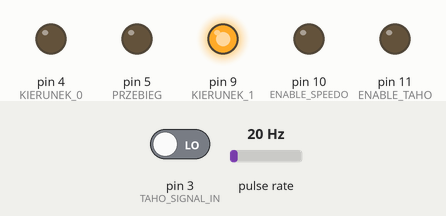
This sketch was run on a simulated Arduino Uno, built with avr-gcc and run on an emulated ATmega328P. Shown: output pins drawn as LEDs (lit = HIGH). Wiring (inferred from the names in the program): pulse sensor: data pin 2. Dashed ring = blinking. Inputs (shaded band) come from the test bench; at power-on: pulse rate 20 Hz, pin 3 (TAHO_SIGNAL_IN) LOW.

Above: at 7.4 s.
7.5 s: pulse rate (sensor on pin 2) set to 196 Hz
At 10.5 s:
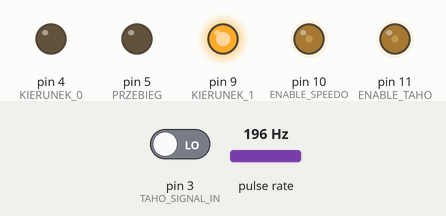
25.5 s: pin 3 (TAHO_SIGNAL_IN) driven HIGH
At 26.3 s:
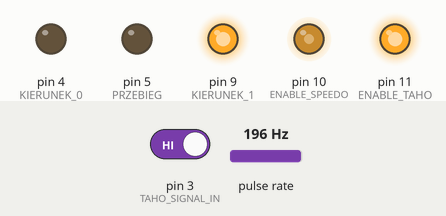
27.0 s: pulse rate (sensor on pin 2) set to 4 Hz
At 27.64 s:
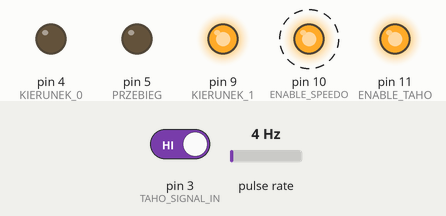
30.5 s: pulse rate (sensor on pin 2) set to 100 Hz
Timing chart, 0 to 33.2 s (numbered marks = the images above; inputs shaded):
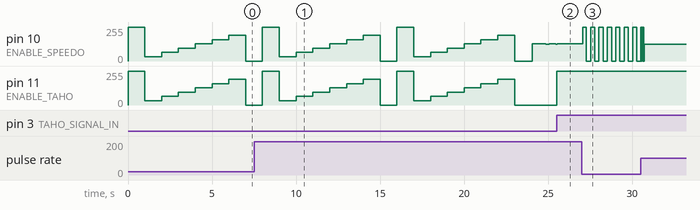

The sketch:

LUK_08_hall_test.ino
```cpp
int PRZEBIEG = 5;
int KIERUNEK_0 = 4;
int KIERUNEK_1 = 9;
int ENABLE_TAHO = 11;
int ENABLE_SPEEDO = 10;
int SPEEDO_SIGNAL_IN = 2;  //hall kmh
int TAHO_SIGNAL_IN = 3;    //hall rpm
//13 wbudowana dioda


void setup() {
  pinMode(PRZEBIEG, OUTPUT);
  pinMode(ENABLE_TAHO, OUTPUT);
  pinMode(KIERUNEK_0, OUTPUT);
  pinMode(KIERUNEK_1, OUTPUT);
  pinMode(ENABLE_SPEEDO, OUTPUT);
  pinMode(TAHO_SIGNAL_IN, INPUT);
  pinMode(SPEEDO_SIGNAL_IN, INPUT);

  digitalWrite(PRZEBIEG, LOW);
  digitalWrite(ENABLE_TAHO, LOW);
  digitalWrite(KIERUNEK_0, LOW);
  digitalWrite(KIERUNEK_1, HIGH);
  digitalWrite(ENABLE_SPEEDO, LOW);

  attachInterrupt(digitalPinToInterrupt(SPEEDO_SIGNAL_IN), przerwanieSpeedo, RISING);  //Przerwanie na pinie 2
  attachInterrupt(digitalPinToInterrupt(TAHO_SIGNAL_IN), przerwanieTaho, RISING);      //Przerwanie na pinie 3

  test();
  test();
  test();
}

void test() {
  unsigned long loopTime = millis();

  while (loopTime + 1000 > millis()) {
    analogWrite(ENABLE_SPEEDO, 255);
    analogWrite(ENABLE_TAHO, 255);
  }

  while (loopTime + 2000 > millis()) {
    analogWrite(ENABLE_SPEEDO, 32);
    analogWrite(ENABLE_TAHO, 32);
  }

  while (loopTime + 3000 > millis()) {
    analogWrite(ENABLE_SPEEDO, 64);
    analogWrite(ENABLE_TAHO, 64);
  }

  while (loopTime + 4000 > millis()) {
    analogWrite(ENABLE_SPEEDO, 96);
    analogWrite(ENABLE_TAHO, 96);
  }

  while (loopTime + 5000 > millis()) {
    analogWrite(ENABLE_SPEEDO, 128);
    analogWrite(ENABLE_TAHO, 128);
  }

  while (loopTime + 6000 > millis()) {
    analogWrite(ENABLE_SPEEDO, 160);
    analogWrite(ENABLE_TAHO, 160);
  }

  while (loopTime + 7000 > millis()) {
    analogWrite(ENABLE_SPEEDO, 192);
    analogWrite(ENABLE_TAHO, 192);
  }

  while (loopTime + 8000 > millis()) {
    analogWrite(ENABLE_SPEEDO, 0);
    analogWrite(ENABLE_TAHO, 0);
  }
  analogWrite(ENABLE_SPEEDO, 0);
  analogWrite(ENABLE_TAHO, 0);
}

volatile int speedoCounter = 0;
volatile int tahoCounter = 0;

void przerwanieSpeedo() {
  if (speedoCounter == 0)
    speedoCounter = 1;
  else
    speedoCounter = 0;
}

void przerwanieTaho() {
  if (tahoCounter == 0)
    tahoCounter = 1;
  else
    tahoCounter = 0;
}

void loop() {
  if (speedoCounter == 0)
    analogWrite(ENABLE_SPEEDO, 0);
  else
    analogWrite(ENABLE_SPEEDO, 255);

  if (tahoCounter == 0)
    analogWrite(ENABLE_TAHO, 0);
  else
    analogWrite(ENABLE_TAHO, 255);
}
```

Measured:
- after the input at 25.5 s, pin 11 (ENABLE_TAHO): 0/255 → 255/255 at once
- after the input at 27.0 s, pin 10 (ENABLE_SPEEDO): alternates 255/255 for 0.25 s and 0/255 for 0.25 s, starting after 0.06 s
